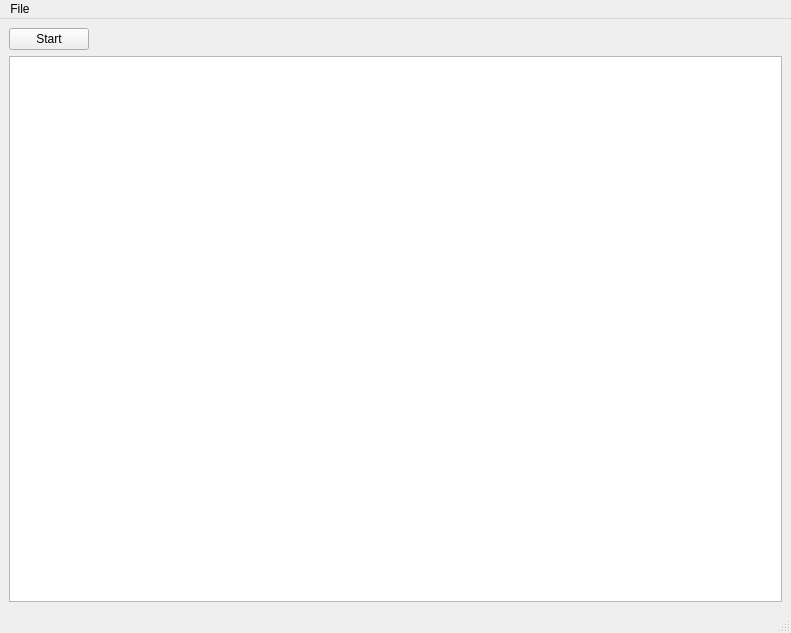
<?xml version="1.0" encoding="UTF-8"?>
<ui version="4.0">
 <class>MainWindow</class>
 <widget class="QMainWindow" name="MainWindow">
  <property name="geometry">
   <rect>
    <x>0</x>
    <y>0</y>
    <width>791</width>
    <height>633</height>
   </rect>
  </property>
  <property name="windowTitle">
   <string>MainWindow</string>
  </property>
  <widget class="QWidget" name="centralwidget">
   <layout class="QGridLayout" name="gridLayout">
    <item row="0" column="0">
     <layout class="QHBoxLayout" name="horizontalLayout">
      <item>
       <widget class="QPushButton" name="globalRunButton">
        <property name="text">
         <string>Start</string>
        </property>
       </widget>
      </item>
      <item>
       <widget class="QLabel" name="configNameLabel">
        <property name="sizePolicy">
         <sizepolicy hsizetype="Preferred" vsizetype="Preferred">
          <horstretch>250</horstretch>
          <verstretch>0</verstretch>
         </sizepolicy>
        </property>
        <property name="text">
         <string/>
        </property>
       </widget>
      </item>
     </layout>
    </item>
    <item row="1" column="0">
     <widget class="myGraphicsView" name="graphicsView"/>
    </item>
   </layout>
  </widget>
  <widget class="QMenuBar" name="menubar">
   <property name="geometry">
    <rect>
     <x>0</x>
     <y>0</y>
     <width>791</width>
     <height>22</height>
    </rect>
   </property>
   <widget class="QMenu" name="menuFile">
    <property name="title">
     <string>File</string>
    </property>
    <addaction name="actionOpen_Configuration"/>
    <addaction name="actionCreate_Configuration"/>
    <addaction name="separator"/>
    <addaction name="actionQuit"/>
   </widget>
   <addaction name="menuFile"/>
  </widget>
  <widget class="QStatusBar" name="statusbar"/>
  <action name="actionOpen_Configuration">
   <property name="text">
    <string>Open Configuration</string>
   </property>
  </action>
  <action name="actionCreate_Configuration">
   <property name="text">
    <string>Print Configuration</string>
   </property>
  </action>
  <action name="actionQuit">
   <property name="text">
    <string>Quit</string>
   </property>
  </action>
 </widget>
 <customwidgets>
  <customwidget>
   <class>myGraphicsView</class>
   <extends>QGraphicsView</extends>
   <header location="global">mygraphicsview.h</header>
  </customwidget>
 </customwidgets>
 <resources/>
 <connections/>
</ui>
